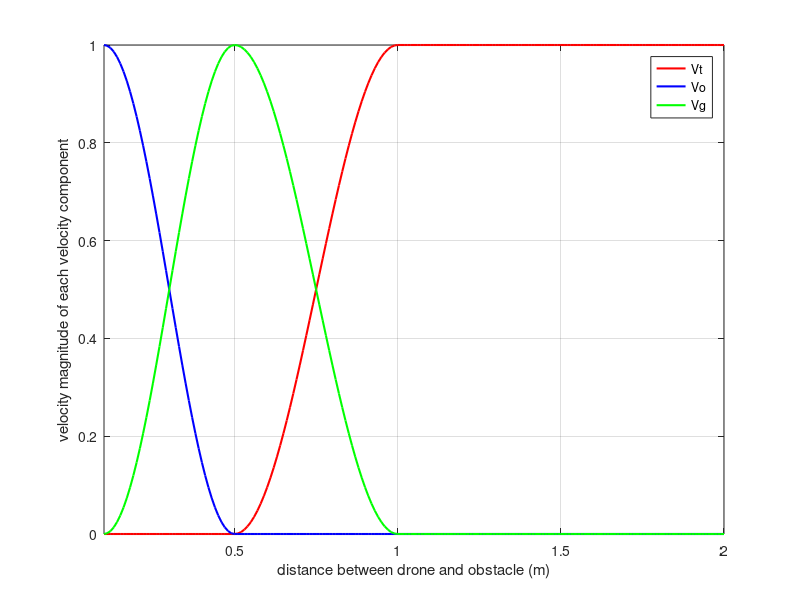

Write MATLAB code to recreate this figure.
function VelocityParametersGraph
    droneR=0.1; % drone r
    dangerR=0.5; % danger zone R
    w=2; % sensor zone wR
    step = 0.01;
    space = 2;
    % x=0:0.01:10;
    % y=x.*(x>=0&x<4)+2*(x>=4&x<6)+(5-x/2).*(x>=6&x<8)+1*(x>=8);
    dis=droneR:step:space;
    
    A = [0  0  1/2 1;  % Target
         1 1/2  0  0;  % Obs
         0 1/2 1/2 0]; % guide
           
    alpha = A(1,1)*(dis<=droneR) + A(1,2)*(dis>droneR&dis<=dangerR)+A(1,3)*(1-cos(pi*(dis-dangerR)/(w*dangerR-dangerR))).*(dis>dangerR&dis<=w*dangerR)+A(1,4)*(dis>w*dangerR);
    beta = A(2,1)*(dis<=droneR) + A(2,2)*(1+cos(pi*(dis-droneR)/(dangerR-droneR))).*(dis>droneR&dis<=dangerR) + A(2,3)*(dis>dangerR&dis<=w*dangerR) + A(2,4)*(dis>w*dangerR);
    gamma = A(3,1)*(dis<=droneR) + A(3,2)*(1-cos(pi*(dis-droneR)/(dangerR-droneR))).*(dis>droneR&dis<=dangerR) + A(3,3)*(1+cos(pi*(dis-dangerR)/(w*dangerR-dangerR))).*(dis>dangerR&dis<=w*dangerR) + A(3,4)*(dis>w*dangerR);
    plot(dis,alpha,'r','linewidth',1.5);
    hold on;  
    plot(dis,beta,'b','linewidth',1.5);
    hold on;
    plot(dis,gamma,'g','linewidth',1.5);
    hold on;
    legend('Vt','Vo','Vg');
    xlabel('distance between drone and obstacle (m)');
    ylabel('velocity magnitude of each velocity component');
    axis([droneR space 0 1]);
    grid on
end